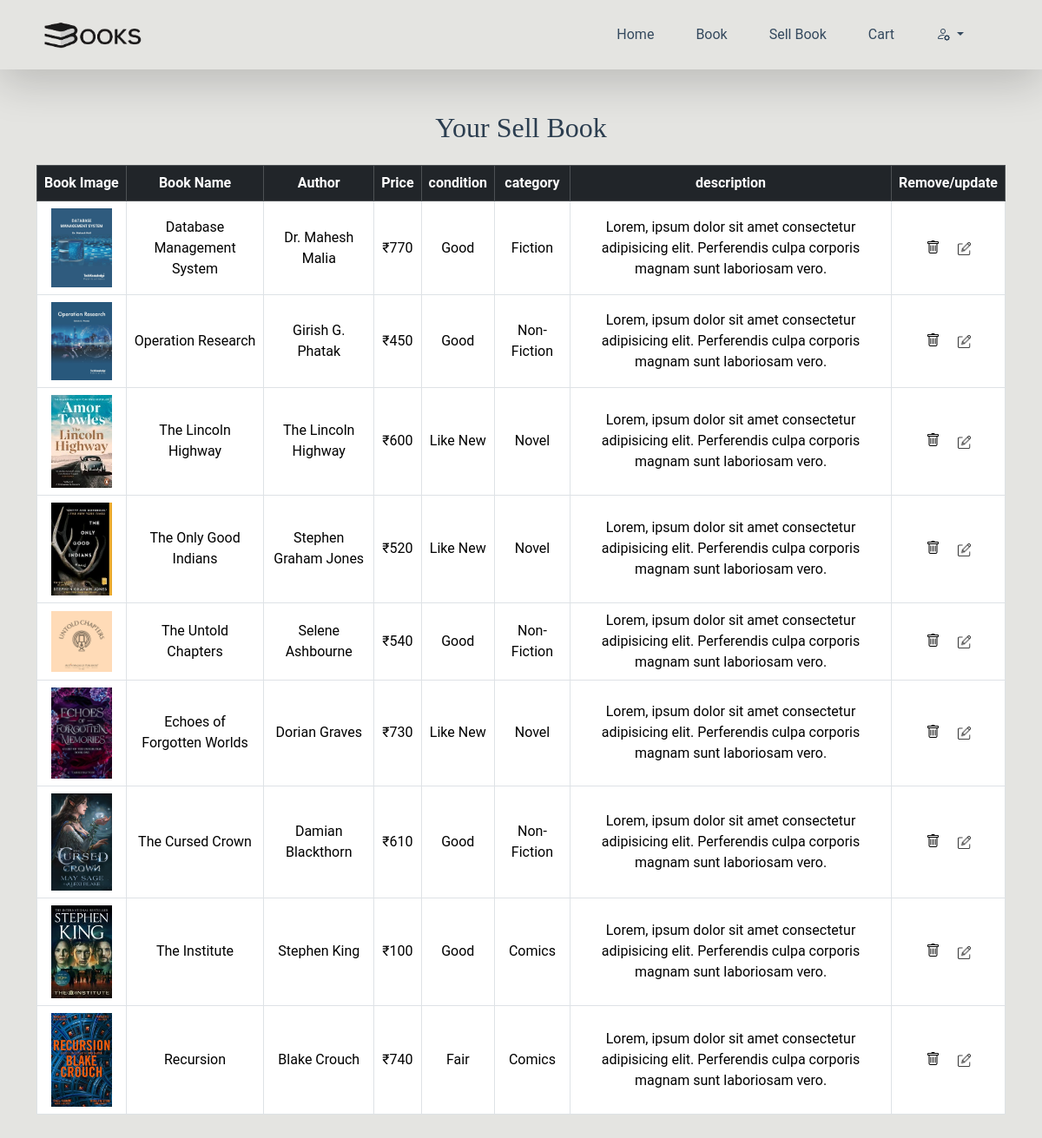
Page /mysellbook.php (signed in) on the committed database.
### tables this page shows
CREATE TABLE `sellbook` (
  `id` int(11) NOT NULL,
  `title` varchar(255) NOT NULL,
  `author` varchar(255) NOT NULL,
  `category` varchar(255) NOT NULL,
  `book_condition` varchar(255) DEFAULT NULL,
  `price` int(20) NOT NULL,
  `bimage` varchar(255) NOT NULL,
  `bdescription` varchar(255) NOT NULL,
  `email` varchar(100) DEFAULT NULL
);

### mysellbook.php (the view, shortened to what this page needs)
<?php
include 'connect.php';
$email = $_SESSION['email'];
?>
<!DOCTYPE html>
<html lang="en">
<head>
  <link href="https://cdn.jsdelivr.net/npm/bootstrap@5.3.8/dist/css/bootstrap.min.css" rel="stylesheet"
>
  <link href="https://cdn.jsdelivr.net/npm/bootstrap-icons/font/bootstrap-icons.css" rel="stylesheet">
  <link rel="stylesheet" href="css/media.css">
  <link rel="stylesheet" href="style.css">
</head>
<body>
  <header class="container-fluid py-3 shadow-lg position-sticky">
    <div class="container">
      <div class="row align-items-center">
        <div class="col-lg-6 col-sm-6 col-12">
          <div class="logo text-sm-start text-center">
            <img src="image/logo.png" alt="logo" style="height: 6vh;">
          </div>
        </div>
        <div class="col-lg-6 col-sm-6 col-12">
          <div class="nav1">
            <ul
              class="d-flex gap-lg-5 gap-sm-4 gap-4 justify-content-sm-end justify-content-center list-unstyled my-sm-0 my-3">
              <li class="nav-item"><a href="index.php" class="nav-link">Home</a></li>
              <li class="nav-item"><a href="book.php" class="nav-link">Book</a></li>
              <li class="nav-item"><a href="sellbook.php" class="nav-link text-nowrap">Sell Book</a></li>
              <li class="nav-item"><a href="cart.php" class="nav-link">Cart</a></li>
              <li>
                  <a class="dropdown-toggle nav-link" href="#" role="button" id="dropdownMenuLink" data-bs-toggle="dropdown" aria-expanded="false">
                    <i class="bi bi-person-gear"></i>
                  </a>
              </li>
            </ul>
          </div>
        </div>
      </div>
    </div>
  </header>
 <div class="container py-5">
    <h2 class="mb-4 text-center">Your Sell Book</h2>
    <div class="table-responsive">
      <table class="table table-bordered align-middle text-center bg-white">
        <thead class="table-dark">
          <tr>
            <th class="text-nowrap">Book Image</th>
            <th>Book Name</th>
            <th>Author</th>
            <th>Price</th>
            <th>condition</th>
            <th>category</th>
            <th>description</th>
            <th>Remove/update</th>
          </tr>
        </thead>
        <tbody>
          <?php
          $sellbook_query = mysqli_query($con, "SELECT * FROM `sellbook` WHERE email = '$email'");
          if (mysqli_num_rows($sellbook_query) > 0) {
                while ($row = mysqli_fetch_assoc($sellbook_query)) {
                    ?>
                <tr>
                    <td><img src="book_img/<?php echo $row['bimage']  ?>" alt="Book" class="img-fluid" style="width:70px;"></td>
                    <td><?php echo $row['title']  ?></td>
                    <td><?php echo $row['author']  ?></td>
                    <td>₹<?php echo $row['price']  ?></td>
                    <td><?php echo $row['book_condition']  ?></td>
                    <td><?php echo $row['category']  ?></td>
                    <td><?php echo $row['bdescription']  ?></td>
                    <td><a href="mysellbook.php?delete=<?php echo $row['id']?>" onclick="return confirm('are you sure want to delete this book?')"><i class="bi bi-trash text-black"></i></a>
                    <a href="update.php?edit=<?php echo $row['id']?>"><img src="image/edit.png" alt="" class="ms-3" style="width:15px;"></a>
                    </td>
                </tr>
<?php
                }
            }else {
                echo '<tr><td colspan="8">No books found in your sell list</td></tr>';
            }
          ?>
        </tbody>
      </table>
    </div>
</body>
</html>

### style.css (style rules this page uses)
body { font-family: 'Roboto', sans-serif; background-color: #E4E4E1; color: #34495E; }
h1, h2, h3, h4, h5, h6 { font-family: 'Merriweather', serif; color: #2C3E50; }

### rows in the picture
sellbook: bimage (picture), title "Database Management System", author "Dr. Mahesh Malia", price "770", book_condition "Good", category "Fiction", bdescription "Lorem, ipsum dolor sit amet consectetur adipisicing elit. Perferendis culpa corporis magnam sunt laboriosam vero."
sellbook: bimage (picture), title "Operation Research", author "Girish G. Phatak", price "450", book_condition "Good", category "Non-Fiction", bdescription "Lorem, ipsum dolor sit amet consectetur adipisicing elit. Perferendis culpa corporis magnam sunt laboriosam vero."
sellbook: bimage (picture), title "The Lincoln Highway", author "The Lincoln Highway", price "600", book_condition "Like New", category "Novel", bdescription "Lorem, ipsum dolor sit amet consectetur adipisicing elit. Perferendis culpa corporis magnam sunt laboriosam vero."
sellbook: bimage (picture), title "The Only Good Indians", author "Stephen Graham Jones", price "520", book_condition "Like New", category "Novel", bdescription "Lorem, ipsum dolor sit amet consectetur adipisicing elit. Perferendis culpa corporis magnam sunt laboriosam vero."
sellbook: bimage (picture), title "The Untold Chapters", author "Selene Ashbourne", price "540", book_condition "Good", category "Non-Fiction", bdescription "Lorem, ipsum dolor sit amet consectetur adipisicing elit. Perferendis culpa corporis magnam sunt laboriosam vero."
sellbook: bimage (picture), title "Echoes of Forgotten Worlds", author "Dorian Graves", price "730", book_condition "Like New", category "Novel", bdescription "Lorem, ipsum dolor sit amet consectetur adipisicing elit. Perferendis culpa corporis magnam sunt laboriosam vero."
sellbook: bimage (picture), title "The Cursed Crown", author "Damian Blackthorn", price "610", book_condition "Good", category "Non-Fiction", bdescription "Lorem, ipsum dolor sit amet consectetur adipisicing elit. Perferendis culpa corporis magnam sunt laboriosam vero."
sellbook: bimage (picture), title "The Institute", author "Stephen King", price "100", book_condition "Good", category "Comics", bdescription "Lorem, ipsum dolor sit amet consectetur adipisicing elit. Perferendis culpa corporis magnam sunt laboriosam vero."
sellbook: bimage (picture), title "Recursion", author "Blake Crouch", price "740", book_condition "Fair", category "Comics", bdescription "Lorem, ipsum dolor sit amet consectetur adipisicing elit. Perferendis culpa corporis magnam sunt laboriosam vero."
